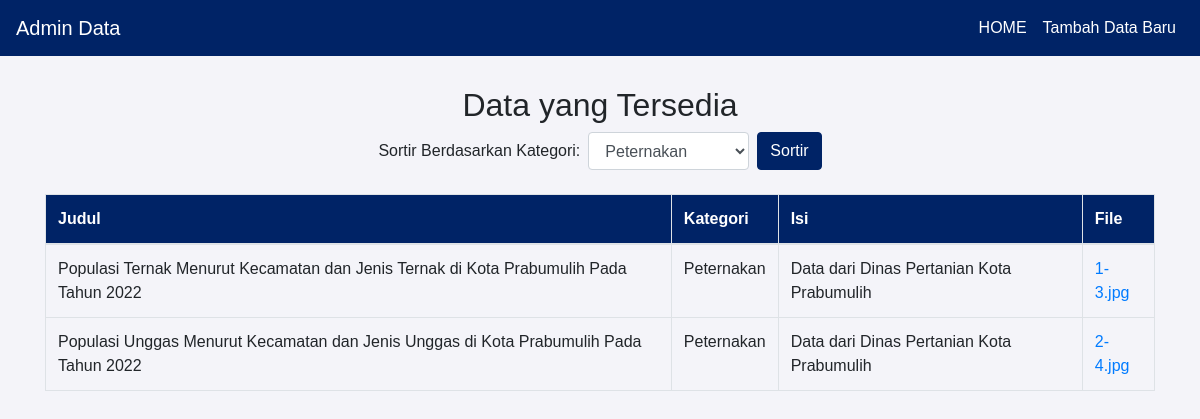
Screenshot of /ADMIN/admin.php?kategori=Peternakan with the database file from the repository.
### tables this page shows
CREATE TABLE `kamui` (
  `id` int(11) NOT NULL,
  `judul` varchar(255) NOT NULL,
  `kategori` varchar(255) NOT NULL,
  `kutipan` text NOT NULL,
  `isi` text NOT NULL,
  `file_path` varchar(255) NOT NULL,
  `file_type` varchar(50) NOT NULL,
  `created_at` timestamp NOT NULL DEFAULT current_timestamp()
);

### ADMIN/admin.php (the view, shortened to what this page needs)
<?php
$servername = "localhost";
$username = "root";
$password = "";
$dbname = "Ninja";
$conn = new mysqli($servername, $username, $password, $dbname);
$selected_kategori = isset($_GET['kategori']) ? $_GET['kategori'] : '';
$sql = "SELECT id, judul, kategori, isi, file_path FROM Kamui";
if ($selected_kategori != '') {
    $sql .= " WHERE kategori = ?";
}
$stmt = $conn->prepare($sql);
if ($selected_kategori != '') {
    $stmt->bind_param("s", $selected_kategori);
}
$stmt->execute();
$result = $stmt->get_result();
?>
<!DOCTYPE html>
<html lang="en">
<head>
    <link rel="stylesheet" href="https://stackpath.bootstrapcdn.com/bootstrap/4.5.2/css/bootstrap.min.css">
</head>
<body>
    <nav class="navbar navbar-expand-lg">
        <a class="navbar-brand" href="#">Admin Data</a>
        <div class="collapse navbar-collapse">
            <ul class="navbar-nav ml-auto">
                <li class="nav-item">
                    <a class="nav-link" href="../index.php">HOME</a>
                </li>
                <li class="nav-item">
                    <a class="nav-link" href="halaman_input.php">Tambah Data Baru</a>
                </li>
            </ul>
        </div>
    </nav>
    <div class="container">
        <h2 class="text-center">Data yang Tersedia</h2>
        <form method="GET" action="admin.php" class="form-inline justify-content-center mb-4">
            <div class="form-group">
                <label for="kategori" class="mr-2">Sortir Berdasarkan Kategori: </label>
                <select name="kategori" id="kategori" class="form-control">
                    <option value="Peternakan" <?php echo $selected_kategori == 'Peternakan' ? 'selected' : ''; ?>>
                        Peternakan</option>
                </select>
            </div>
            <button type="submit" class="btn btn-primary ml-2">Sortir</button>
        </form>
        <table class="table table-bordered">
            <thead>
                <tr>
                    <th>Judul</th>
                    <th>Kategori</th>
                    <th>Isi</th>
                    <th>File</th>
                </tr>
            </thead>
            <tbody>
                <?php if ($result->num_rows > 0) {
                    while ($row = $result->fetch_assoc()) {
                        $file_name = basename($row["file_path"]);
                        ?>
                        <tr>
                            <td><?php echo $row["judul"]; ?></td>
                            <td><?php echo $row["kategori"]; ?></td>
                            <td><?php echo $row["isi"]; ?></td>
                            <td><a href="<?php echo $row["file_path"]; ?>" target="_blank"><?php echo $file_name; ?></a></td>
                        </tr>
                    <?php }
                } else { ?>
                    <tr>
                        <td colspan="4" class="text-center">No records found</td>
                    </tr>
                <?php } ?>
            </tbody>
        </table>
    </div>
</body>
</html>

### ADMIN/admin.php (style rules this page uses)
body { background-color: #f4f4f9; font-family: Arial, sans-serif; }
.navbar { background-color: #002366; color: white; }
.navbar-brand, .navbar-nav .nav-link { color: white !important; }
.container { margin-top: 30px; }
.table thead { background-color: #002366; color: white; }
.btn-primary { background-color: #002366; border-color: #002366; }

### rows the page displays
kamui: judul "Populasi Ternak Menurut Kecamatan dan Jenis Ternak di Kota Prabumulih Pada Tahun 2022", kategori "Peternakan", isi "Data dari Dinas Pertanian Kota Prabumulih", file_path "1-3.jpg"
kamui: judul "Populasi Unggas Menurut Kecamatan dan Jenis Unggas di Kota Prabumulih Pada Tahun 2022", kategori "Peternakan", isi "Data dari Dinas Pertanian Kota Prabumulih", file_path "2-4.jpg"
